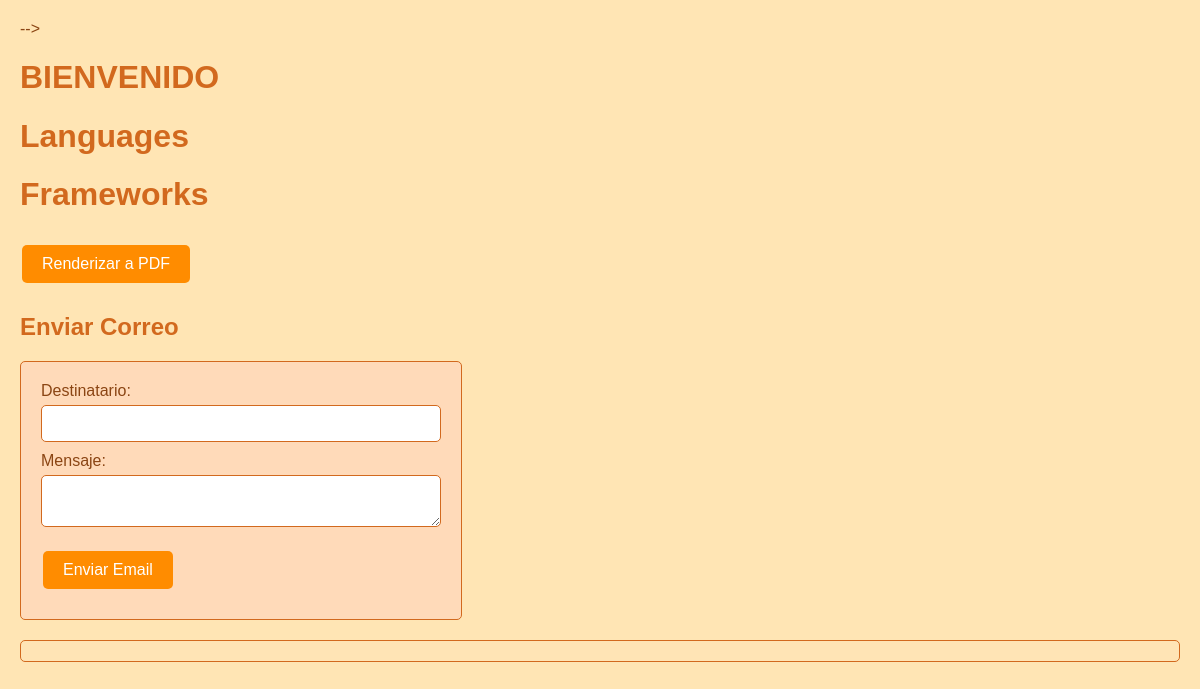
/app1/, run on an earlier commit of the app's database.
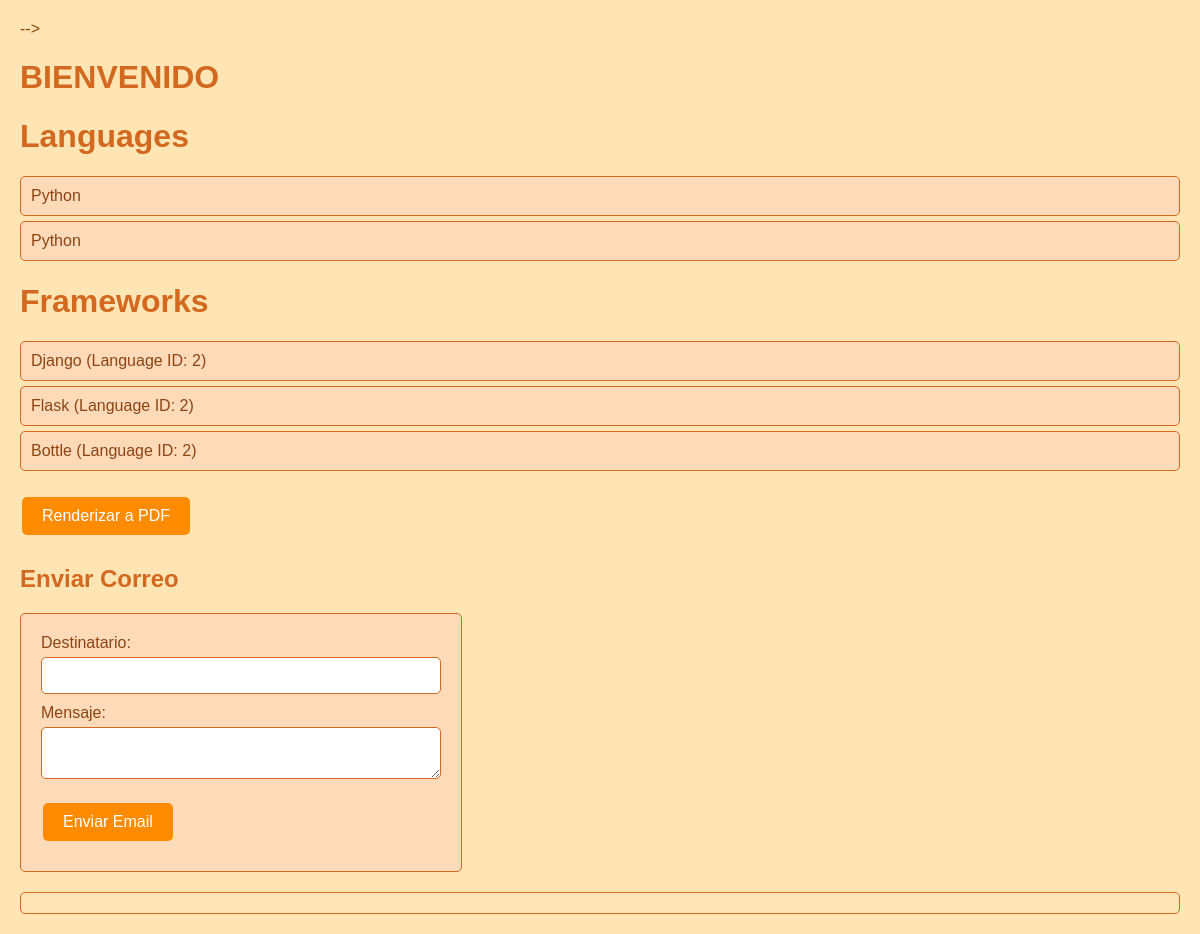
And on a later commit of the database.
### app1/models.py (models this page shows, shortened)
class Language(models.Model):
    name=models.CharField(max_length=10)

class Framework(models.Model):
    name = models.CharField(max_length=10)
    language = models.ForeignKey(Language, on_delete=models.CASCADE)

### app1/views.py (the view)
# urls.py: path('', views.index, name='index'),
def index(request):
    languages = Language.objects.all()
    frameworks = Framework.objects.all()
    return render(request, 'index.html', {'languages': languages, 'frameworks': frameworks})

### templates/index.html (shortened to what this page needs)
<!DOCTYPE html>
<html lang="en">
<head>
    {% load static %} -->
    <link rel="stylesheet" href="{% static 'styles/style.css' %}">
</head>
<body>
    <h1>BIENVENIDO</h1>
    <h1>Languages</h1>
    <ul>
        {% for language in languages %}
            <li>{{ language.name }}</li>
        {% endfor %}
    </ul>
    <h1>Frameworks</h1>
    <ul>
        {% for framework in frameworks %}
            <li>{{ framework.name }} (Language ID: {{ framework.language_id }})</li>
        {% endfor %}
    </ul>
    <button onclick="render_to_pdf()">Renderizar a PDF</button>
    <h2>Enviar Correo</h2>
    <form id="emailForm">
        <label for="email">Destinatario:</label>
        <input type="email" id="email" name="email" required>
        <br>
        <label for="message">Mensaje:</label>
        <textarea id="message" name="message"></textarea>
        <br>
        <button type="button" onclick="sendEmail()">Enviar Email</button>
    </form>
    <div id="emailResponse"></div>
</body>
</html>

### static/styles/style.css (style rules this page uses)
body { font-family: Arial, sans-serif; background-color: #FFE5B4; color: #8B4513; margin: 0; padding: 20px; }
h1, h2 { color: #D2691E; }
ul { list-style-type: none; padding: 0; }
li { background-color: #FFDAB9; border: 1px solid #D2691E; margin: 5px 0; padding: 10px; border-radius: 5px; }
button { background-color: #FF8C00; border: none; color: white; padding: 10px 20px; text-align: center; text-decoration: none; display: inline-block; font-size: 16px; margin: 10px 2px; cursor: pointer; border-radius: 5px; }
form { background-color: #FFDAB9; border: 1px solid #D2691E; padding: 20px; border-radius: 5px; max-width: 400px; margin-top: 20px; }
label { display: block; margin-bottom: 5px; }
input[type="email"], textarea { width: calc(100% - 22px); padding: 10px; margin-bottom: 10px; border: 1px solid #D2691E; border-radius: 5px; }
#emailResponse { margin-top: 20px; padding: 10px; border: 1px solid #D2691E; border-radius: 5px; background-color: #FFE4B5; }

What changed in the data, as far as the page shows it:
added Language: name "Python"
added Language: name "Python"
added Framework: name "Django", language_id "2"
added Framework: name "Flask", language_id "2"
added Framework: name "Bottle", language_id "2"
